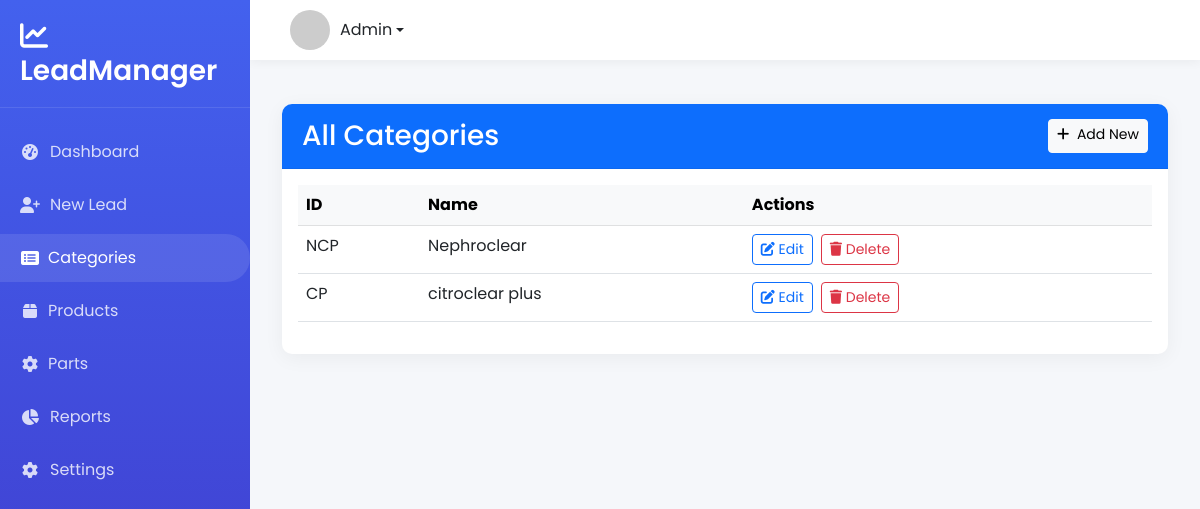
Page /categories/ on the committed database.
### leads/models.py (models this page shows, shortened)
class Category(models.Model):
    id = models.CharField(max_length=50, primary_key=True)
    name = models.CharField(max_length=100)
    description = models.TextField(blank=True, null=True)
    image = models.ImageField(upload_to='categories/', blank=True, null=True)
    created_at = models.DateTimeField(auto_now_add=True)
    updated_at = models.DateTimeField(auto_now=True)

### leads/views.py (the view)
# urls.py: path('categories/', views.category_list, name='category_list'),
def category_list(request):
    categories = Category.objects.all()
    return render(request, 'category_list.html', {'categories': categories})

### leads/templates/category_list.html (shortened to what this page needs)
{% extends "base.html" %}
{% block content %}
<div class="container mt-4">
    <div class="card">
        <div class="card-header bg-primary text-white d-flex justify-content-between">
            <h3 class="mb-0">All Categories</h3>
            <a href="{% url 'add_category' %}" class="btn btn-light btn-sm">
                <i class="fas fa-plus me-1"></i> Add New
            </a>
        </div>
        <div class="card-body">
            <div class="table-responsive">
                <table class="table table-hover">
                    <thead class="table-light">
                        <tr>
                            <th>ID</th>
                            <th>Name</th>
                            <th>Actions</th>
                        </tr>
                    </thead>
                    <tbody>
                        {% for category in categories %}
                        <tr>
                            <td>{{ category.id }}</td>
                            <td>{{ category.name }}</td>
                            <td>
                                <div class="d-flex gap-2">
                                    <a href="{% url 'edit_category' category.id %}" class="btn btn-sm btn-outline-primary">
                                        <i class="fas fa-edit"></i> Edit
                                    </a>
                                    <form method="post" action="{% url 'delete_category' category.id %}">
                                        <button type="submit" class="btn btn-sm btn-outline-danger"
                                                onclick="return confirm('Delete {{ category.id }}?')">
                                            <i class="fas fa-trash"></i> Delete
                                        </button>
                                    </form>
                                </div>
                            </td>
                        </tr>
                        {% endfor %}
                    </tbody>
                </table>
            </div>
        </div>
    </div>
</div>
{% endblock %}

### leads/templates/base.html (style rules this page uses)
:root { --primary-color: #4361ee; --secondary-color: #3f37c9; --accent-color: #4895ef; --light-color: #f8f9fa; --dark-color: #212529; --sidebar-width: 250px; --header-height: 60px; }
body { font-family: 'Poppins', sans-serif; background-color: #f5f7fa; color: #4a4a4a; min-height: 100vh; display: flex; flex-direction: column; }
.card { border: none; border-radius: 10px; box-shadow: 0 4px 20px rgba(0, 0, 0, 0.05); margin-bottom: 20px; transition: all 0.3s; }
.card-header { background-color: white; border-bottom: 1px solid rgba(0, 0, 0, 0.05); font-weight: 600; padding: 15px 20px; border-radius: 10px 10px 0 0 !important; }

### rows in the picture
Category: id "NCP", name "Nephroclear"
Category: id "CP", name "citroclear plus"
